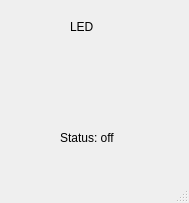
<?xml version="1.0" encoding="UTF-8"?>
<ui version="4.0">
 <class>MainWindow</class>
 <widget class="QMainWindow" name="MainWindow">
  <property name="geometry">
   <rect>
    <x>0</x>
    <y>0</y>
    <width>189</width>
    <height>203</height>
   </rect>
  </property>
  <property name="windowTitle">
   <string>MainWindow</string>
  </property>
  <widget class="QWidget" name="centralwidget">
   <widget class="QLabel" name="label">
    <property name="geometry">
     <rect>
      <x>70</x>
      <y>20</y>
      <width>47</width>
      <height>13</height>
     </rect>
    </property>
    <property name="text">
     <string>LED</string>
    </property>
   </widget>
   <widget class="QLabel" name="lStatus">
    <property name="geometry">
     <rect>
      <x>60</x>
      <y>130</y>
      <width>71</width>
      <height>16</height>
     </rect>
    </property>
    <property name="text">
     <string>Status: off</string>
    </property>
   </widget>
  </widget>
  <widget class="QMenuBar" name="menubar">
   <property name="geometry">
    <rect>
     <x>0</x>
     <y>0</y>
     <width>189</width>
     <height>21</height>
    </rect>
   </property>
  </widget>
  <widget class="QStatusBar" name="statusbar"/>
 </widget>
 <resources/>
 <connections/>
</ui>
